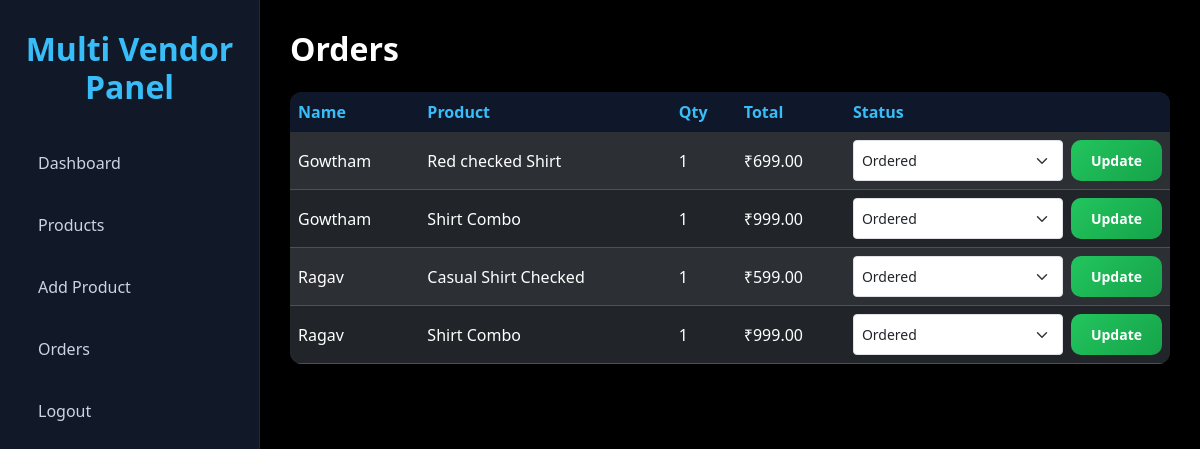
/admin-panel/orders/ (signed in), run on an earlier commit of the app's database.
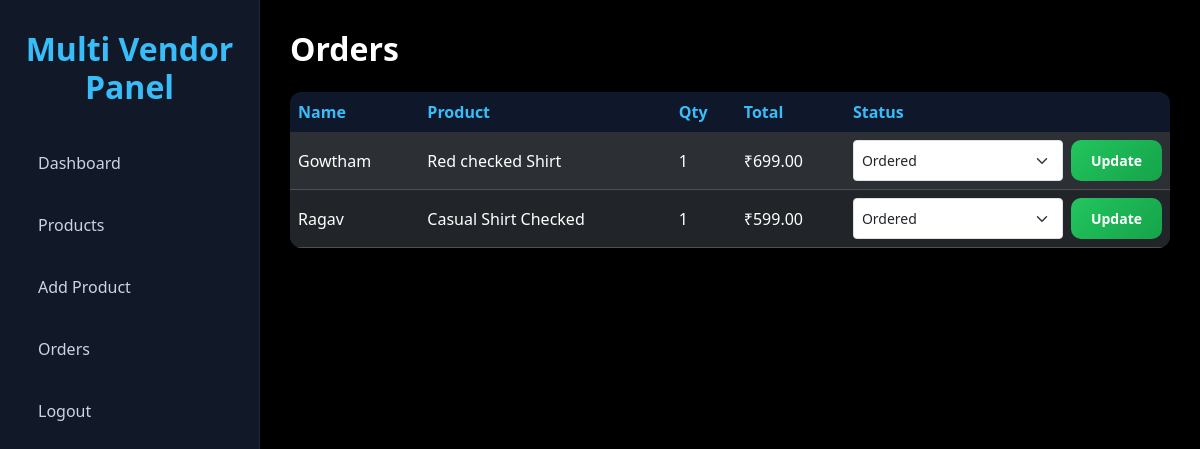
And on a later commit of the database.
### custom_admin/models.py (models this page shows, shortened)
class Order(models.Model):
    STATUS_CHOICES = [
        ("Ordered", "Ordered"),
        ("Shipped", "Shipped"),
        ("Delivered", "Delivered"),
    ]
    customer_name = models.CharField(max_length=100)
    customer_email = models.EmailField()
    product = models.ForeignKey(Product, on_delete=models.CASCADE)
    quantity = models.PositiveIntegerField(default=1)
    total_price = models.DecimalField(max_digits=10, decimal_places=2)
    status = models.CharField(max_length=20, choices=STATUS_CHOICES, default="Ordered")
    created_at = models.DateTimeField(auto_now_add=True)
    address = models.CharField(max_length=150, default="wrong address")

class Product(models.Model):
    seller = models.ForeignKey(
        Seller, on_delete=models.CASCADE, related_name="products", null=True, blank=True
    )
    name = models.CharField(max_length=50)
    image = models.ImageField(upload_to="products/")
    description = models.CharField(max_length=250)
    price = models.DecimalField(
        max_digits=10, decimal_places=2, validators=[MaxValueValidator(9999999999)]
    )

### custom_admin/views.py (the view)
    def wrapper(request, *args, **kwargs):
        if not request.user.is_authenticated:
            return redirect("admin_login")
        if not hasattr(request.user, "seller"):
            return redirect("admin_login")
        return view_func(request, *args, **kwargs)

### custom_admin/views.py (called while the page is built)
def seller_required(view_func):
    def wrapper(request, *args, **kwargs):
        if not request.user.is_authenticated:
            return redirect("admin_login")
        if not hasattr(request.user, "seller"):
            return redirect("admin_login")
        return view_func(request, *args, **kwargs)
    return wrapper

@seller_required
def orders(request):
    if not request.user.is_authenticated:
        return redirect("admin_login")
    if not hasattr(request.user, "seller"):
        return redirect("admin_login")
    all_orders = Order.objects.filter(product__seller=request.user.seller).order_by(
        "-created_at"
    )
    return render(request, "orders.html", {"orders": all_orders})

### custom_admin/templates/orders.html (shortened to what this page needs)
{% extends 'admin_base.html' %} {% block content %}
<h2 class="mb-4">Orders</h2>
<div class="table-responsive">
  <table class="table table-dark table-striped">
    <thead>
      <tr>
        <th>Name</th>
        <th>Product</th>
        <th>Qty</th>
        <th>Total</th>
        <th>Status</th>
      </tr>
    </thead>
    <tbody>
      {% for order in orders %}
      <tr>
        <td>{{ order.customer_name }}</td>
        <td>{{ order.product.name }}</td>
        <td>{{ order.quantity }}</td>
        <td>₹{{ order.total_price }}</td>
        <td>
          <form method="POST" action="{% url 'update_order_status' order.id %}">
            <div class="d-flex gap-2">
              <select name="status" class="form-select form-select-sm">
                <option
                  value="Ordered"
                  {%
                  if
                  order.status=""
                  ="Ordered"
                  %}selected{%
                  endif
                  %}
                >
                  Ordered
                </option>
              </select>
              <button type="submit" class="btn btn-success btn-sm">
                Update
              </button>
            </div>
          </form>
        </td>
      </tr>
      {% empty %}
      <tr>
        <td colspan="5" class="text-center">No Orders Found</td>
      </tr>
      {% endfor %}
    </tbody>
  </table>
</div>
{% endblock %}

### custom_admin/templates/admin_base.html (shortened to what this page needs)
{% load static %}
<!doctype html>
<html lang="en">
  <head>
    <link
      href="https://cdn.jsdelivr.net/npm/bootstrap@5.3.3/dist/css/bootstrap.min.css"
      rel="stylesheet"
    />
    <link rel="stylesheet" href="{% static 'css/admin_base.css' %}" />
  </head>
  <body>
    {% if request.user.is_authenticated %}
    <div class="sidebar">
      <h2>Multi Vendor Panel</h2>
      <a href="{% url 'dashboard' %}">Dashboard</a>
      <a href="{% url 'products' %}">Products</a>
      <a href="{% url 'add_product' %}">Add Product</a>
      <a href="{% url 'orders' %}">Orders</a>
      <a href="{% url 'admin_logout' %}">Logout</a>
    </div>
    <div class="main-content">{% block content %} {% endblock %}</div>
    {% else %}
    <div class="login-page">{% block login_content %} {% endblock %}</div>
    {% endif %}
  </body>
</html>

### static/css/admin_base.css (style rules this page uses)
* { margin: 0; padding: 0; box-sizing: border-box; font-family: "Segoe UI", sans-serif; }
body { background: #000000; color: #fff; min-height: 100vh; overflow-x: hidden; }
.sidebar { width: 260px; height: 100vh; position: fixed; top: 0; left: 0; background: #111827; padding: 30px 20px; border-right: 1px solid #1f2937; z-index: 1000; }
.sidebar h2 { text-align: center; margin-bottom: 30px; color: #38bdf8; font-weight: 700; }
.sidebar a { display: block; text-decoration: none; color: #cbd5e1; padding: 14px 18px; margin-bottom: 10px; border-radius: 10px; transition: 0.3s; }
.main-content { margin-left: 260px; width: calc(100% - 260px); padding: 30px; }
h1, h2, h3, h4, h5 { font-weight: 600; }
.btn { border-radius: 10px; font-weight: 600; padding: 10px 20px; }
.btn-success { background: linear-gradient(135deg, #22c55e, #16a34a); border: none; }
.table-responsive { width: 100%; overflow-x: auto; }
.table { width: 100%; border-radius: 12px; overflow: hidden; }
.table-dark { background: #1e293b; }
.table th { background: #0f172a; color: #38bdf8; border: none; white-space: nowrap; }
.table td { vertical-align: middle; white-space: nowrap; }

What changed in the data, as far as the page shows it:
removed Order: customer_name "Gowtham", product.name "Shirt Combo", quantity "1", total_price "999.00"
removed Order: customer_name "Ragav", product.name "Shirt Combo", quantity "1", total_price "999.00"
